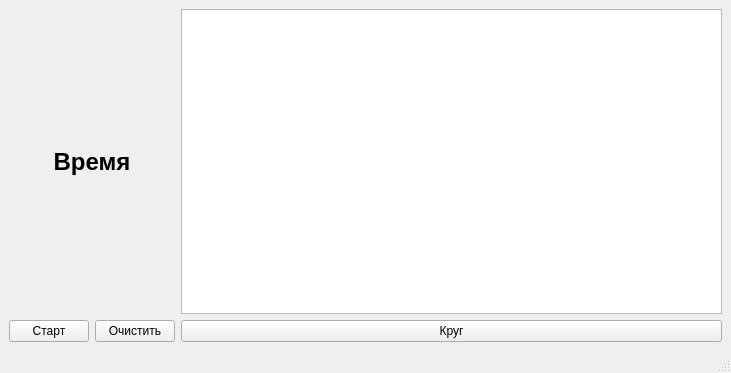
<?xml version="1.0" encoding="UTF-8"?>
<ui version="4.0">
 <class>MainWindow</class>
 <widget class="QMainWindow" name="MainWindow">
  <property name="geometry">
   <rect>
    <x>0</x>
    <y>0</y>
    <width>731</width>
    <height>373</height>
   </rect>
  </property>
  <property name="windowTitle">
   <string>MainWindow</string>
  </property>
  <widget class="QWidget" name="centralwidget">
   <layout class="QGridLayout" name="gridLayout">
    <item row="2" column="0">
     <widget class="QPushButton" name="startStopButton">
      <property name="text">
       <string>Старт</string>
      </property>
     </widget>
    </item>
    <item row="2" column="1">
     <widget class="QPushButton" name="resetButton">
      <property name="text">
       <string>Очистить</string>
      </property>
     </widget>
    </item>
    <item row="2" column="2">
     <widget class="QPushButton" name="lapButton">
      <property name="text">
       <string>Круг</string>
      </property>
     </widget>
    </item>
    <item row="0" column="2">
     <widget class="QTextBrowser" name="lapsBrowser"/>
    </item>
    <item row="0" column="0" colspan="2">
     <widget class="QLabel" name="timeLabel">
      <property name="font">
       <font>
        <pointsize>18</pointsize>
        <bold>true</bold>
       </font>
      </property>
      <property name="text">
       <string>Время</string>
      </property>
      <property name="alignment">
       <set>Qt::AlignCenter</set>
      </property>
     </widget>
    </item>
   </layout>
  </widget>
  <widget class="QMenuBar" name="menubar">
   <property name="geometry">
    <rect>
     <x>0</x>
     <y>0</y>
     <width>731</width>
     <height>26</height>
    </rect>
   </property>
  </widget>
  <widget class="QStatusBar" name="statusbar"/>
 </widget>
 <resources/>
 <connections/>
</ui>
